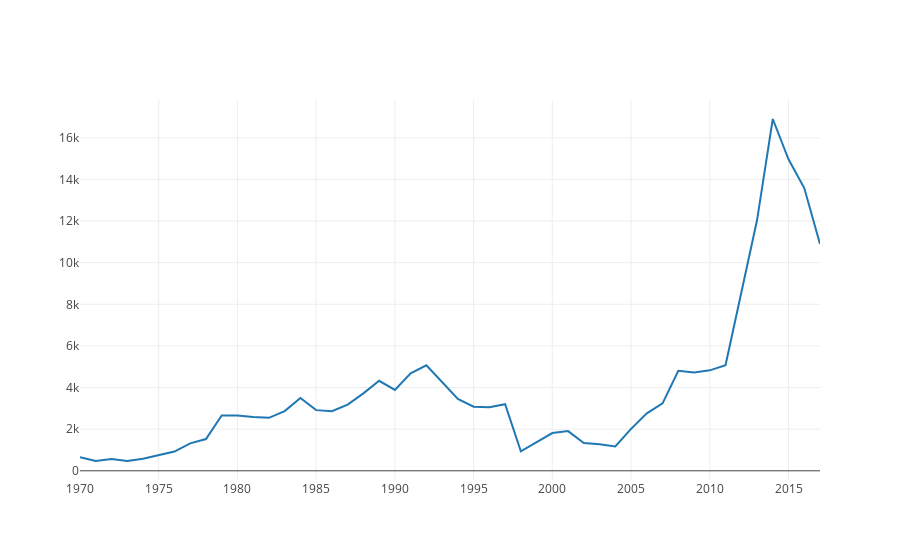

Source (notebook cell):
### Code cell
trace = go.Scatter(
    x=df_aantal_per_jaar.index,
    y=df_aantal_per_jaar.values
)
iplot([trace])
